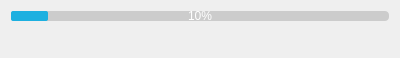
<?xml version="1.0" encoding="UTF-8"?>
<ui version="4.0">
 <class>StaticCheckWidget</class>
 <widget class="QWidget" name="StaticCheckWidget">
  <property name="geometry">
   <rect>
    <x>0</x>
    <y>0</y>
    <width>400</width>
    <height>54</height>
   </rect>
  </property>
  <property name="windowTitle">
   <string>Form</string>
  </property>
  <layout class="QVBoxLayout" name="verticalLayout">
   <item>
    <widget class="QProgressBar" name="progressBar">
     <property name="sizePolicy">
      <sizepolicy hsizetype="Expanding" vsizetype="Fixed">
       <horstretch>0</horstretch>
       <verstretch>0</verstretch>
      </sizepolicy>
     </property>
     <property name="minimumSize">
      <size>
       <width>0</width>
       <height>10</height>
      </size>
     </property>
     <property name="maximumSize">
      <size>
       <width>16777215</width>
       <height>10</height>
      </size>
     </property>
     <property name="styleSheet">
      <string notr="true">QProgressBar {
    border-radius: 4px;
    border: none;
	font: 75 9pt &quot;微软雅黑&quot;;
    color: white;
    text-align: center;
    background: #ccc;
}

QProgressBar::chunk {
    border-radius: 4px;
    border: none;
    border-radius: 2px;
    background: #1DB0E0;
}</string>
     </property>
     <property name="maximum">
      <number>100</number>
     </property>
     <property name="value">
      <number>10</number>
     </property>
     <property name="textVisible">
      <bool>true</bool>
     </property>
    </widget>
   </item>
   <item>
    <widget class="QLabel" name="label">
     <property name="sizePolicy">
      <sizepolicy hsizetype="Preferred" vsizetype="Fixed">
       <horstretch>0</horstretch>
       <verstretch>0</verstretch>
      </sizepolicy>
     </property>
     <property name="minimumSize">
      <size>
       <width>0</width>
       <height>20</height>
      </size>
     </property>
     <property name="text">
      <string/>
     </property>
    </widget>
   </item>
  </layout>
 </widget>
 <resources/>
 <connections/>
</ui>
